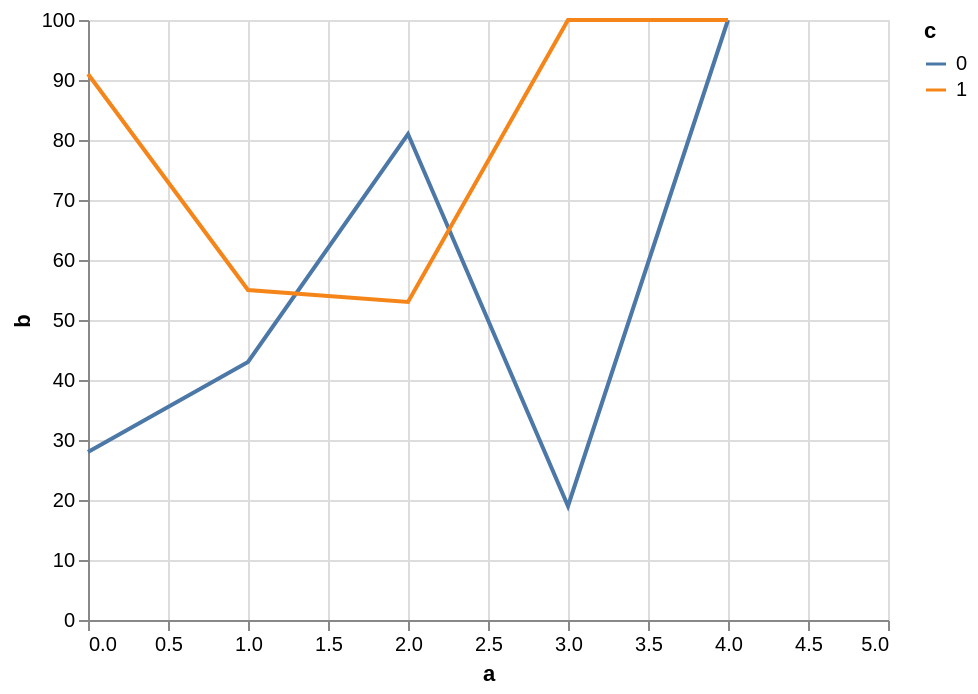

Write a Vega-Lite specification for this figure.
### Vega specification from a JSON file in a GitHub repository (floating-point values rounded to 4 significant figures)
{"$schema": "https://vega.github.io/schema/vega/v5.json", "background": "white", "padding": 5, "width": 400, "height": 300, "style": "cell", "data": [{"name": "source_0", "values": [{"a": 0, "b": 28, "c": 0}, {"a": 0, "b": 91, "c": 1}, {"a": 1, "b": 43, "c": 0}, {"a": 1, "b": 55, "c": 1}, {"a": 2, "b": 81, "c": 0}, {"a": 2, "b": 53, "c": 1}, {"a": 3, "b": 19, "c": 0}]}, {"name": "data_0", "source": "source_0", "transform": [{"type": "formula", "expr": "toNumber(datum[\"a\"])", "as": "a"}, {"type": "impute", "field": "b", "key": "a", "keyvals": [4], "method": "value", "groupby": ["c"], "value": 100}]}], "marks": [{"name": "pathgroup", "type": "group", "from": {"facet": {"name": "faceted_path_main", "data": "data_0", "groupby": ["c"]}}, "encode": {"update": {"width": {"field": {"group": "width"}}, "height": {"field": {"group": "height"}}}}, "marks": [{"name": "marks", "type": "line", "style": ["line"], "sort": {"field": "x"}, "from": {"data": "faceted_path_main"}, "encode": {"update": {"stroke": {"scale": "color", "field": "c"}, "description": {"signal": "\"a: \" + (format(datum[\"a\"], \"\")) + \"; b: \" + (format(datum[\"b\"], \"\")) + \"; c: \" + (isValid(datum[\"c\"]) ? datum[\"c\"] : \"\"+datum[\"c\"])"}, "x": {"scale": "x", "field": "a"}, "y": {"scale": "y", "field": "b"}, "defined": {"signal": "isValid(datum[\"a\"]) && isFinite(+datum[\"a\"]) && isValid(datum[\"b\"]) && isFinite(+datum[\"b\"])"}}}}]}], "scales": [{"name": "x", "type": "linear", "domain": {"data": "data_0", "field": "a"}, "range": [0, {"signal": "width"}], "nice": 1, "zero": false}, {"name": "y", "type": "linear", "domain": {"data": "data_0", "field": "b"}, "range": [{"signal": "height"}, 0], "nice": true, "zero": true}, {"name": "color", "type": "ordinal", "domain": {"data": "data_0", "field": "c", "sort": true}, "range": "category"}], "axes": [{"scale": "x", "orient": "bottom", "gridScale": "y", "grid": true, "tickCount": {"signal": "ceil(width/40)"}, "domain": false, "labels": false, "aria": false, "maxExtent": 0, "minExtent": 0, "ticks": false, "zindex": 0}, {"scale": "y", "orient": "left", "gridScale": "x", "grid": true, "tickCount": {"signal": "ceil(height/40)"}, "domain": false, "labels": false, "aria": false, "maxExtent": 0, "minExtent": 0, "ticks": false, "zindex": 0}, {"scale": "x", "orient": "bottom", "grid": false, "title": "a", "labelFlush": true, "labelOverlap": true, "tickCount": {"signal": "ceil(width/40)"}, "zindex": 0}, {"scale": "y", "orient": "left", "grid": false, "title": "b", "labelOverlap": true, "tickCount": {"signal": "ceil(height/40)"}, "zindex": 0}], "legends": [{"stroke": "color", "symbolType": "stroke", "title": "c"}]}
